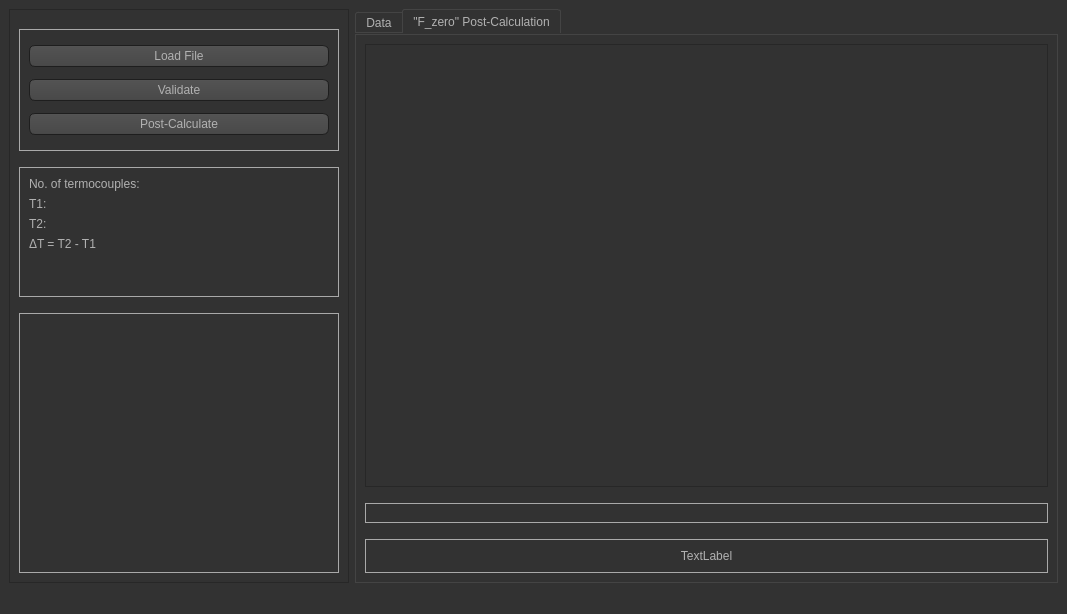
<?xml version="1.0" encoding="UTF-8"?>
<ui version="4.0">
 <class>MainWindow</class>
 <widget class="QMainWindow" name="MainWindow">
  <property name="geometry">
   <rect>
    <x>0</x>
    <y>0</y>
    <width>1067</width>
    <height>614</height>
   </rect>
  </property>
  <property name="windowTitle">
   <string>MainWindow</string>
  </property>
  <property name="styleSheet">
   <string notr="true">QToolTip
{
     border: 1px solid black;
     background-color: #ffa02f;
     padding: 1px;
     border-radius: 3px;
     opacity: 100;
}

QWidget
{
    color: #b1b1b1;
    background-color: #323232;
}

QTreeView, QListView
{
    background-color: silver;
    margin-left: 5px;
}

QWidget:item:hover
{
    background-color: QLinearGradient( x1: 0, y1: 0, x2: 0, y2: 1, stop: 0 #ffa02f, stop: 1 #ca0619);
    color: #000000;
}

QWidget:item:selected
{
    background-color: QLinearGradient( x1: 0, y1: 0, x2: 0, y2: 1, stop: 0 #ffa02f, stop: 1 #d7801a);
}

QMenuBar::item
{
    background: transparent;
}

QMenuBar::item:selected
{
    background: transparent;
    border: 1px solid #ffaa00;
}

QMenuBar::item:pressed
{
    background: #444;
    border: 1px solid #000;
    background-color: QLinearGradient(
        x1:0, y1:0,
        x2:0, y2:1,
        stop:1 #212121,
        stop:0.4 #343434/*,
        stop:0.2 #343434,
        stop:0.1 #ffaa00*/
    );
    margin-bottom:-1px;
    padding-bottom:1px;
}

QMenu
{
    border: 1px solid #000;
}

QMenu::item
{
    padding: 2px 20px 2px 20px;
}

QMenu::item:selected
{
    color: #000000;
}

QWidget:disabled
{
    color: #808080;
    background-color: #323232;
}

QAbstractItemView
{
    background-color: QLinearGradient( x1: 0, y1: 0, x2: 0, y2: 1, stop: 0 #4d4d4d, stop: 0.1 #646464, stop: 1 #5d5d5d);
}

QWidget:focus
{
    /*border: 1px solid darkgray;*/
}

QLineEdit
{
    background-color: QLinearGradient( x1: 0, y1: 0, x2: 0, y2: 1, stop: 0 #4d4d4d, stop: 0 #646464, stop: 1 #5d5d5d);
    padding: 1px;
    border-style: solid;
    border: 1px solid #1e1e1e;
    border-radius: 5;
}

QPushButton
{
    color: #b1b1b1;
    background-color: QLinearGradient( x1: 0, y1: 0, x2: 0, y2: 1, stop: 0 #565656, stop: 0.1 #525252, stop: 0.5 #4e4e4e, stop: 0.9 #4a4a4a, stop: 1 #464646);
    border-width: 1px;
    border-color: #1e1e1e;
    border-style: solid;
    border-radius: 6;
    padding: 3px;
    font-size: 12px;
    padding-left: 5px;
    padding-right: 5px;
    min-width: 40px;
}

QPushButton:pressed
{
    background-color: QLinearGradient( x1: 0, y1: 0, x2: 0, y2: 1, stop: 0 #2d2d2d, stop: 0.1 #2b2b2b, stop: 0.5 #292929, stop: 0.9 #282828, stop: 1 #252525);
}

QComboBox
{
    selection-background-color: #ffaa00;
    background-color: QLinearGradient( x1: 0, y1: 0, x2: 0, y2: 1, stop: 0 #565656, stop: 0.1 #525252, stop: 0.5 #4e4e4e, stop: 0.9 #4a4a4a, stop: 1 #464646);
    border-style: solid;
    border: 1px solid #1e1e1e;
    border-radius: 5;
}

QComboBox:hover,QPushButton:hover
{
    border: 2px solid QLinearGradient( x1: 0, y1: 0, x2: 0, y2: 1, stop: 0 #ffa02f, stop: 1 #d7801a);
}


QComboBox:on
{
    padding-top: 3px;
    padding-left: 4px;
    background-color: QLinearGradient( x1: 0, y1: 0, x2: 0, y2: 1, stop: 0 #2d2d2d, stop: 0.1 #2b2b2b, stop: 0.5 #292929, stop: 0.9 #282828, stop: 1 #252525);
    selection-background-color: #ffaa00;
}

QComboBox QAbstractItemView
{
    border: 2px solid darkgray;
    selection-background-color: QLinearGradient( x1: 0, y1: 0, x2: 0, y2: 1, stop: 0 #ffa02f, stop: 1 #d7801a);
}

QComboBox::drop-down
{
     subcontrol-origin: padding;
     subcontrol-position: top right;
     width: 15px;

     border-left-width: 0px;
     border-left-color: darkgray;
     border-left-style: solid; /* just a single line */
     border-top-right-radius: 3px; /* same radius as the QComboBox */
     border-bottom-right-radius: 3px;
 }

QComboBox::down-arrow
{
     image: url(:/dark_orange/img/down_arrow.png);
}

QGroupBox
{
    border: 1px solid darkgray;
    margin-top: 10px;
}

QGroupBox:focus
{
    border: 1px solid darkgray;
}

QTextEdit:focus
{
    border: 1px solid darkgray;
}

QScrollBar:horizontal {
     border: 1px solid #222222;
     background: QLinearGradient( x1: 0, y1: 0, x2: 0, y2: 1, stop: 0.0 #121212, stop: 0.2 #282828, stop: 1 #484848);
     height: 7px;
     margin: 0px 16px 0 16px;
}

QScrollBar::handle:horizontal
{
      background: QLinearGradient( x1: 0, y1: 0, x2: 1, y2: 0, stop: 0 #ffa02f, stop: 0.5 #d7801a, stop: 1 #ffa02f);
      min-height: 20px;
      border-radius: 2px;
}

QScrollBar::add-line:horizontal {
      border: 1px solid #1b1b19;
      border-radius: 2px;
      background: QLinearGradient( x1: 0, y1: 0, x2: 1, y2: 0, stop: 0 #ffa02f, stop: 1 #d7801a);
      width: 14px;
      subcontrol-position: right;
      subcontrol-origin: margin;
}

QScrollBar::sub-line:horizontal {
      border: 1px solid #1b1b19;
      border-radius: 2px;
      background: QLinearGradient( x1: 0, y1: 0, x2: 1, y2: 0, stop: 0 #ffa02f, stop: 1 #d7801a);
      width: 14px;
     subcontrol-position: left;
     subcontrol-origin: margin;
}

QScrollBar::right-arrow:horizontal, QScrollBar::left-arrow:horizontal
{
      border: 1px solid black;
      width: 1px;
      height: 1px;
      background: white;
}

QScrollBar::add-page:horizontal, QScrollBar::sub-page:horizontal
{
      background: none;
}

QScrollBar:vertical
{
      background: QLinearGradient( x1: 0, y1: 0, x2: 1, y2: 0, stop: 0.0 #121212, stop: 0.2 #282828, stop: 1 #484848);
      width: 7px;
      margin: 16px 0 16px 0;
      border: 1px solid #222222;
}

QScrollBar::handle:vertical
{
      background: QLinearGradient( x1: 0, y1: 0, x2: 0, y2: 1, stop: 0 #ffa02f, stop: 0.5 #d7801a, stop: 1 #ffa02f);
      min-height: 20px;
      border-radius: 2px;
}

QScrollBar::add-line:vertical
{
      border: 1px solid #1b1b19;
      border-radius: 2px;
      background: QLinearGradient( x1: 0, y1: 0, x2: 0, y2: 1, stop: 0 #ffa02f, stop: 1 #d7801a);
      height: 14px;
      subcontrol-position: bottom;
      subcontrol-origin: margin;
}

QScrollBar::sub-line:vertical
{
      border: 1px solid #1b1b19;
      border-radius: 2px;
      background: QLinearGradient( x1: 0, y1: 0, x2: 0, y2: 1, stop: 0 #d7801a, stop: 1 #ffa02f);
      height: 14px;
      subcontrol-position: top;
      subcontrol-origin: margin;
}

QScrollBar::up-arrow:vertical, QScrollBar::down-arrow:vertical
{
      border: 1px solid black;
      width: 1px;
      height: 1px;
      background: white;
}


QScrollBar::add-page:vertical, QScrollBar::sub-page:vertical
{
      background: none;
}

QTextEdit
{
    background-color: #242424;
}

QPlainTextEdit
{
    background-color: #242424;
}

QHeaderView::section
{
    background-color: QLinearGradient(x1:0, y1:0, x2:0, y2:1, stop:0 #616161, stop: 0.5 #505050, stop: 0.6 #434343, stop:1 #656565);
    color: white;
    padding-left: 4px;
    border: 1px solid #6c6c6c;
}

QCheckBox:disabled
{
color: #414141;
}

QDockWidget::title
{
    text-align: center;
    spacing: 3px; /* spacing between items in the tool bar */
    background-color: QLinearGradient(x1:0, y1:0, x2:0, y2:1, stop:0 #323232, stop: 0.5 #242424, stop:1 #323232);
}

QDockWidget::close-button, QDockWidget::float-button
{
    text-align: center;
    spacing: 1px; /* spacing between items in the tool bar */
    background-color: QLinearGradient(x1:0, y1:0, x2:0, y2:1, stop:0 #323232, stop: 0.5 #242424, stop:1 #323232);
}

QDockWidget::close-button:hover, QDockWidget::float-button:hover
{
    background: #242424;
}

QDockWidget::close-button:pressed, QDockWidget::float-button:pressed
{
    padding: 1px -1px -1px 1px;
}

QMainWindow::separator
{
    background-color: QLinearGradient(x1:0, y1:0, x2:0, y2:1, stop:0 #161616, stop: 0.5 #151515, stop: 0.6 #212121, stop:1 #343434);
    color: white;
    padding-left: 4px;
    border: 1px solid #4c4c4c;
    spacing: 3px; /* spacing between items in the tool bar */
}

QMainWindow::separator:hover
{

    background-color: QLinearGradient(x1:0, y1:0, x2:0, y2:1, stop:0 #d7801a, stop:0.5 #b56c17 stop:1 #ffa02f);
    color: white;
    padding-left: 4px;
    border: 1px solid #6c6c6c;
    spacing: 3px; /* spacing between items in the tool bar */
}

QToolBar::handle
{
     spacing: 3px; /* spacing between items in the tool bar */
     background: url(:/dark_orange/img/handle.png);
}

QMenu::separator
{
    height: 2px;
    background-color: QLinearGradient(x1:0, y1:0, x2:0, y2:1, stop:0 #161616, stop: 0.5 #151515, stop: 0.6 #212121, stop:1 #343434);
    color: white;
    padding-left: 4px;
    margin-left: 10px;
    margin-right: 5px;
}

QProgressBar
{
    border: 2px solid grey;
    border-radius: 5px;
    text-align: center;
}

QProgressBar::chunk
{
    background-color: #d7801a;
    width: 2.15px;
    margin: 0.5px;
}

QTabBar::tab {
    color: #b1b1b1;
    border: 1px solid #444;
    border-bottom-style: none;
    background-color: #323232;
    padding-left: 10px;
    padding-right: 10px;
    padding-top: 3px;
    padding-bottom: 2px;
    margin-right: -1px;
}

QTabWidget::pane {
    border: 1px solid #444;
    top: 1px;
}

QTabBar::tab:last
{
    margin-right: 0; /* the last selected tab has nothing to overlap with on the right */
    border-top-right-radius: 3px;
}

QTabBar::tab:first:!selected
{
 margin-left: 0px; /* the last selected tab has nothing to overlap with on the right */


    border-top-left-radius: 3px;
}

QTabBar::tab:!selected
{
    color: #b1b1b1;
    border-bottom-style: solid;
    margin-top: 3px;
    background-color: QLinearGradient(x1:0, y1:0, x2:0, y2:1, stop:1 #212121, stop:.4 #343434);
}

QTabBar::tab:selected
{
    border-top-left-radius: 3px;
    border-top-right-radius: 3px;
    margin-bottom: 0px;
}

QTabBar::tab:!selected:hover
{
    /*border-top: 2px solid #ffaa00;
    padding-bottom: 3px;*/
    border-top-left-radius: 3px;
    border-top-right-radius: 3px;
    background-color: QLinearGradient(x1:0, y1:0, x2:0, y2:1, stop:1 #212121, stop:0.4 #343434, stop:0.2 #343434, stop:0.1 #ffaa00);
}

QRadioButton::indicator:checked, QRadioButton::indicator:unchecked{
    color: #b1b1b1;
    background-color: #323232;
    border: 1px solid #b1b1b1;
    border-radius: 6px;
}

QRadioButton::indicator:checked
{
    background-color: qradialgradient(
        cx: 0.5, cy: 0.5,
        fx: 0.5, fy: 0.5,
        radius: 1.0,
        stop: 0.25 #ffaa00,
        stop: 0.3 #323232
    );
}

QCheckBox::indicator{
    color: #b1b1b1;
    background-color: #323232;
    border: 1px solid #b1b1b1;
    width: 9px;
    height: 9px;
}

QRadioButton::indicator
{
    border-radius: 6px;
}

QRadioButton::indicator:hover, QCheckBox::indicator:hover
{
    border: 1px solid #ffaa00;
}

QCheckBox::indicator:checked
{
    image:url(:/dark_orange/img/checkbox.png);
}

QCheckBox::indicator:disabled, QRadioButton::indicator:disabled
{
    border: 1px solid #444;
}


QSlider::groove:horizontal {
    border: 1px solid #3A3939;
    height: 8px;
    background: #201F1F;
    margin: 2px 0;
    border-radius: 2px;
}

QSlider::handle:horizontal {
    background: QLinearGradient( x1: 0, y1: 0, x2: 0, y2: 1,
      stop: 0.0 silver, stop: 0.2 #a8a8a8, stop: 1 #727272);
    border: 1px solid #3A3939;
    width: 14px;
    height: 14px;
    margin: -4px 0;
    border-radius: 2px;
}

QSlider::groove:vertical {
    border: 1px solid #3A3939;
    width: 8px;
    background: #201F1F;
    margin: 0 0px;
    border-radius: 2px;
}

QSlider::handle:vertical {
    background: QLinearGradient( x1: 0, y1: 0, x2: 0, y2: 1, stop: 0.0 silver,
      stop: 0.2 #a8a8a8, stop: 1 #727272);
    border: 1px solid #3A3939;
    width: 14px;
    height: 14px;
    margin: 0 -4px;
    border-radius: 2px;
}

QAbstractSpinBox {
    padding-top: 2px;
    padding-bottom: 2px;
    border: 1px solid darkgray;

    border-radius: 2px;
    min-width: 50px;
}
</string>
  </property>
  <widget class="QWidget" name="centralwidget">
   <layout class="QHBoxLayout" name="horizontalLayout">
    <item>
     <widget class="QFrame" name="frame">
      <property name="minimumSize">
       <size>
        <width>340</width>
        <height>0</height>
       </size>
      </property>
      <property name="frameShape">
       <enum>QFrame::StyledPanel</enum>
      </property>
      <property name="frameShadow">
       <enum>QFrame::Raised</enum>
      </property>
      <layout class="QVBoxLayout" name="verticalLayout">
       <item>
        <widget class="QGroupBox" name="groupBox">
         <property name="enabled">
          <bool>true</bool>
         </property>
         <property name="minimumSize">
          <size>
           <width>320</width>
           <height>132</height>
          </size>
         </property>
         <property name="maximumSize">
          <size>
           <width>320</width>
           <height>132</height>
          </size>
         </property>
         <property name="title">
          <string/>
         </property>
         <layout class="QVBoxLayout" name="verticalLayout_2">
          <item>
           <widget class="QPushButton" name="load_btn">
            <property name="styleSheet">
             <string notr="true">font: 14pt &quot;Century Gothic&quot;;</string>
            </property>
            <property name="text">
             <string>Load File</string>
            </property>
           </widget>
          </item>
          <item>
           <widget class="QPushButton" name="validation_btn">
            <property name="styleSheet">
             <string notr="true">font: 14pt &quot;Century Gothic&quot;;</string>
            </property>
            <property name="text">
             <string>Validate</string>
            </property>
           </widget>
          </item>
          <item>
           <widget class="QPushButton" name="calculate_btn">
            <property name="styleSheet">
             <string notr="true">font: 14pt &quot;Century Gothic&quot;;</string>
            </property>
            <property name="text">
             <string>Post-Calculate</string>
            </property>
           </widget>
          </item>
         </layout>
        </widget>
       </item>
       <item>
        <widget class="QGroupBox" name="groupBox_2">
         <property name="minimumSize">
          <size>
           <width>320</width>
           <height>0</height>
          </size>
         </property>
         <property name="maximumSize">
          <size>
           <width>320</width>
           <height>140</height>
          </size>
         </property>
         <property name="title">
          <string/>
         </property>
         <layout class="QFormLayout" name="formLayout">
          <item row="0" column="0">
           <widget class="QLabel" name="label">
            <property name="styleSheet">
             <string notr="true">font: 14pt &quot;Century Gothic&quot;;</string>
            </property>
            <property name="text">
             <string>No. of termocouples:</string>
            </property>
           </widget>
          </item>
          <item row="0" column="1">
           <widget class="QLabel" name="termocouple_number">
            <property name="styleSheet">
             <string notr="true">font: 14pt &quot;Century Gothic&quot;;</string>
            </property>
            <property name="text">
             <string/>
            </property>
            <property name="alignment">
             <set>Qt::AlignRight|Qt::AlignTrailing|Qt::AlignVCenter</set>
            </property>
           </widget>
          </item>
          <item row="1" column="0">
           <widget class="QLabel" name="label_3">
            <property name="styleSheet">
             <string notr="true">font: 14pt &quot;Century Gothic&quot;;</string>
            </property>
            <property name="text">
             <string>T1:</string>
            </property>
           </widget>
          </item>
          <item row="1" column="1">
           <widget class="QLabel" name="start_time">
            <property name="styleSheet">
             <string notr="true">font: 14pt &quot;Century Gothic&quot;;</string>
            </property>
            <property name="text">
             <string/>
            </property>
            <property name="alignment">
             <set>Qt::AlignRight|Qt::AlignTrailing|Qt::AlignVCenter</set>
            </property>
           </widget>
          </item>
          <item row="2" column="0">
           <widget class="QLabel" name="label_5">
            <property name="styleSheet">
             <string notr="true">font: 14pt &quot;Century Gothic&quot;;</string>
            </property>
            <property name="text">
             <string>T2:</string>
            </property>
           </widget>
          </item>
          <item row="2" column="1">
           <widget class="QLabel" name="stop_time">
            <property name="styleSheet">
             <string notr="true">font: 14pt &quot;Century Gothic&quot;;</string>
            </property>
            <property name="text">
             <string/>
            </property>
            <property name="alignment">
             <set>Qt::AlignRight|Qt::AlignTrailing|Qt::AlignVCenter</set>
            </property>
           </widget>
          </item>
          <item row="3" column="0">
           <widget class="QLabel" name="label_7">
            <property name="styleSheet">
             <string notr="true">font: 14pt &quot;Century Gothic&quot;;</string>
            </property>
            <property name="text">
             <string>ΔT = T2 - T1</string>
            </property>
           </widget>
          </item>
          <item row="3" column="1">
           <widget class="QLabel" name="time_delta">
            <property name="styleSheet">
             <string notr="true">font: 14pt &quot;Century Gothic&quot;;</string>
            </property>
            <property name="text">
             <string/>
            </property>
            <property name="alignment">
             <set>Qt::AlignRight|Qt::AlignTrailing|Qt::AlignVCenter</set>
            </property>
           </widget>
          </item>
         </layout>
        </widget>
       </item>
       <item>
        <widget class="QGroupBox" name="groupBox_3">
         <property name="minimumSize">
          <size>
           <width>320</width>
           <height>0</height>
          </size>
         </property>
         <property name="maximumSize">
          <size>
           <width>320</width>
           <height>16777215</height>
          </size>
         </property>
         <property name="title">
          <string/>
         </property>
         <layout class="QVBoxLayout" name="verticalLayout_3">
          <item>
           <widget class="QLabel" name="validation_label">
            <property name="text">
             <string/>
            </property>
            <property name="alignment">
             <set>Qt::AlignCenter</set>
            </property>
           </widget>
          </item>
         </layout>
        </widget>
       </item>
      </layout>
      <zorder>groupBox</zorder>
      <zorder>groupBox</zorder>
      <zorder>groupBox_2</zorder>
      <zorder>groupBox_3</zorder>
     </widget>
    </item>
    <item>
     <widget class="QTabWidget" name="tabWidget">
      <property name="minimumSize">
       <size>
        <width>600</width>
        <height>0</height>
       </size>
      </property>
      <property name="styleSheet">
       <string notr="true">font: 14pt &quot;Century Gothic&quot;;</string>
      </property>
      <property name="currentIndex">
       <number>1</number>
      </property>
      <widget class="QWidget" name="tab">
       <attribute name="title">
        <string>Data</string>
       </attribute>
       <layout class="QVBoxLayout" name="verticalLayout_4">
        <item>
         <widget class="QTableView" name="table"/>
        </item>
       </layout>
      </widget>
      <widget class="QWidget" name="tab_2">
       <attribute name="title">
        <string>&quot;F_zero&quot; Post-Calculation</string>
       </attribute>
       <layout class="QVBoxLayout" name="verticalLayout_5">
        <item>
         <widget class="PlotWidget" name="graphics_view"/>
        </item>
        <item>
         <widget class="QGroupBox" name="partial_f0_box">
          <property name="title">
           <string/>
          </property>
          <layout class="QGridLayout" name="gridLayout"/>
         </widget>
        </item>
        <item>
         <widget class="QGroupBox" name="groupBox_5">
          <property name="title">
           <string/>
          </property>
          <layout class="QVBoxLayout" name="verticalLayout_6">
           <item>
            <widget class="QLabel" name="T_total">
             <property name="text">
              <string>TextLabel</string>
             </property>
             <property name="alignment">
              <set>Qt::AlignCenter</set>
             </property>
            </widget>
           </item>
          </layout>
         </widget>
        </item>
       </layout>
      </widget>
     </widget>
    </item>
   </layout>
  </widget>
  <widget class="QMenuBar" name="menubar">
   <property name="geometry">
    <rect>
     <x>0</x>
     <y>0</y>
     <width>1067</width>
     <height>21</height>
    </rect>
   </property>
  </widget>
  <widget class="QStatusBar" name="statusbar"/>
 </widget>
 <customwidgets>
  <customwidget>
   <class>PlotWidget</class>
   <extends>QGraphicsView</extends>
   <header>pyqtgraph</header>
  </customwidget>
 </customwidgets>
 <resources/>
 <connections/>
</ui>
